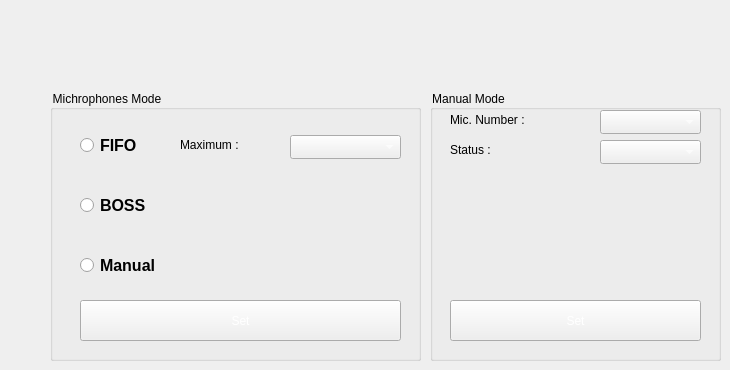
    <widget class="QWidget" name="tab_11">
     <attribute name="title">
      <string>Michrophones</string>
     </attribute>
     <widget class="QGroupBox" name="groupBox_2">
      <property name="geometry">
       <rect>
        <x>50</x>
        <y>90</y>
        <width>371</width>
        <height>271</height>
       </rect>
      </property>
      <property name="styleSheet">
       <string notr="true">color: rgb(0, 0, 0);</string>
      </property>
      <property name="title">
       <string>Michrophones Mode</string>
      </property>
      <widget class="QRadioButton" name="rad_manual">
       <property name="geometry">
        <rect>
         <x>30</x>
         <y>150</y>
         <width>131</width>
         <height>51</height>
        </rect>
       </property>
       <property name="font">
        <font>
         <pointsize>12</pointsize>
         <weight>75</weight>
         <bold>true</bold>
        </font>
       </property>
       <property name="styleSheet">
        <string notr="true">color: rgb(0, 0, 0);</string>
       </property>
       <property name="text">
        <string>Manual</string>
       </property>
      </widget>
      <widget class="QRadioButton" name="rad_boss">
       <property name="geometry">
        <rect>
         <x>30</x>
         <y>90</y>
         <width>131</width>
         <height>51</height>
        </rect>
       </property>
       <property name="font">
        <font>
         <pointsize>12</pointsize>
         <weight>75</weight>
         <bold>true</bold>
        </font>
       </property>
       <property name="styleSheet">
        <string notr="true">color: rgb(0, 0, 0);</string>
       </property>
       <property name="text">
        <string>BOSS</string>
       </property>
      </widget>
      <widget class="QRadioButton" name="rad_fifo">
       <property name="geometry">
        <rect>
         <x>30</x>
         <y>30</y>
         <width>131</width>
         <height>51</height>
        </rect>
       </property>
       <property name="font">
        <font>
         <pointsize>12</pointsize>
         <weight>75</weight>
         <bold>true</bold>
        </font>
       </property>
       <property name="styleSheet">
        <string notr="true">color: rgb(0, 0, 0);</string>
       </property>
       <property name="text">
        <string>FIFO</string>
       </property>
      </widget>
      <widget class="QComboBox" name="cmb_fifo">
       <property name="geometry">
        <rect>
         <x>240</x>
         <y>45</y>
         <width>111</width>
         <height>24</height>
        </rect>
       </property>
       <property name="styleSheet">
        <string notr="true">color: rgb(255, 255, 255);</string>
       </property>
      </widget>
      <widget class="QPushButton" name="btn_mic_set">
       <property name="geometry">
        <rect>
         <x>30</x>
         <y>210</y>
         <width>321</width>
         <height>41</height>
        </rect>
       </property>
       <property name="styleSheet">
        <string notr="true">color: rgb(255, 255, 255);</string>
       </property>
       <property name="text">
        <string>Set</string>
       </property>
      </widget>
      <widget class="QLabel" name="label_28">
       <property name="geometry">
        <rect>
         <x>130</x>
         <y>45</y>
         <width>81</width>
         <height>20</height>
        </rect>
       </property>
       <property name="text">
        <string>Maximum :</string>
       </property>
      </widget>
     </widget>
     <widget class="QGroupBox" name="groupBox_6">
      <property name="geometry">
       <rect>
        <x>430</x>
        <y>90</y>
        <width>291</width>
        <height>271</height>
       </rect>
      </property>
      <property name="styleSheet">
       <string notr="true">color: rgb(0, 0, 0);</string>
      </property>
      <property name="title">
       <string>Manual Mode</string>
      </property>
      <widget class="QComboBox" name="cmb_micstatus">
       <property name="geometry">
        <rect>
         <x>170</x>
         <y>50</y>
         <width>101</width>
         <height>24</height>
        </rect>
       </property>
       <property name="styleSheet">
        <string notr="true">color: rgb(255, 255, 255);</string>
       </property>
      </widget>
      <widget class="QComboBox" name="cmb_micnumber">
       <property name="geometry">
        <rect>
         <x>170</x>
         <y>20</y>
         <width>101</width>
         <height>24</height>
        </rect>
       </property>
       <property name="styleSheet">
        <string notr="true">color: rgb(255, 255, 255);</string>
       </property>
      </widget>
      <widget class="QLabel" name="label_29">
       <property name="geometry">
        <rect>
         <x>20</x>
         <y>50</y>
         <width>101</width>
         <height>20</height>
        </rect>
       </property>
       <property name="text">
        <string>Status :</string>
       </property>
      </widget>
      <widget class="QLabel" name="label_30">
       <property name="geometry">
        <rect>
         <x>20</x>
         <y>20</y>
         <width>101</width>
         <height>20</height>
        </rect>
       </property>
       <property name="text">
        <string>Mic. Number :</string>
       </property>
      </widget>
      <widget class="QPushButton" name="btn_manual_set">
       <property name="geometry">
        <rect>
         <x>20</x>
         <y>210</y>
         <width>251</width>
         <height>41</height>
        </rect>
       </property>
       <property name="styleSheet">
        <string notr="true">color: rgb(255, 255, 255);</string>
       </property>
       <property name="text">
        <string>Set</string>
       </property>
      </widget>
     </widget>
    </widget>
